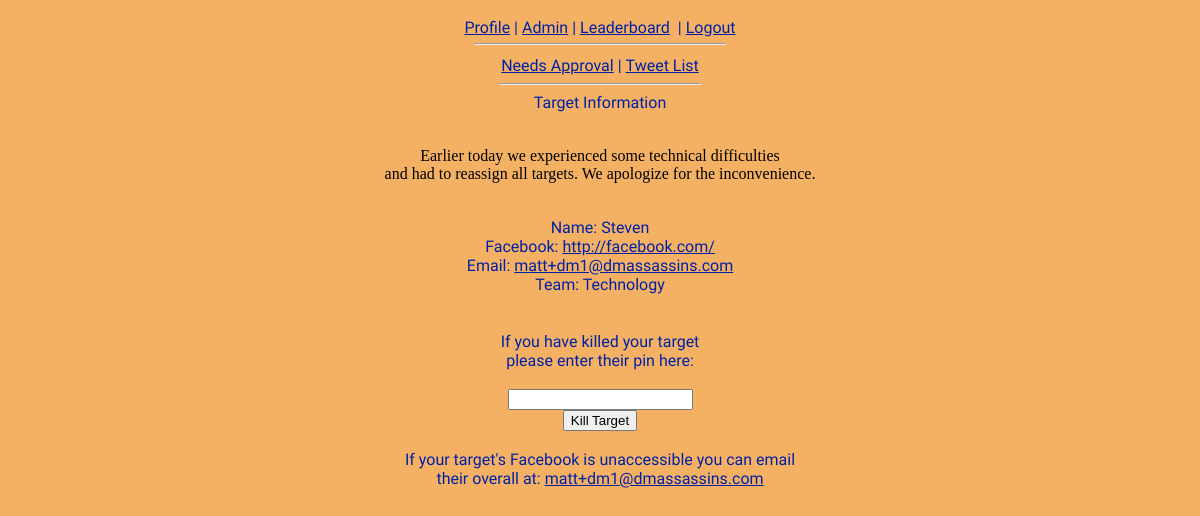
/testIndex.php (signed in), run on the app's committed database.
### tables this page shows
CREATE TABLE `users` (
  `pin` smallint(3) NOT NULL,
  `username` text,
  `password` text,
  `name` text,
  `email` text,
  `facebook` text,
  `team` smallint(2) DEFAULT NULL,
  `usertype` smallint(6) DEFAULT NULL,
  `killed` smallint(6) DEFAULT NULL,
  `alive` tinyint(1) DEFAULT NULL,
  `target` smallint(3) DEFAULT NULL,
  `targetted` tinyint(1) DEFAULT NULL,
  `time` timestamp NOT NULL DEFAULT CURRENT_TIMESTAMP ON UPDATE CURRENT_TIMESTAMP,
  PRIMARY KEY (`pin`)
);

### getTeam.php (called while the page is built, shortened)
<?php
function getTeam($teamNum)
{
	switch ($teamNum)
	{
		case	11	: $outputTeam = "Technology"; break;
	}
	return $outputTeam;
}
?>

### testIndex.php (the view, shortened to what this page needs)
<?php
include('getTeam.php');
include("dashboard.php");
?>
<html>
<head>
</head>
<body>
<?php
	$username = $_SESSION['username'];
	$table = "users";
	$result = mysql_query("SELECT * FROM $table where username ='$username'");
	$target = mysql_result($result,0, "target");
	if ($target)
	{
		echo("Target Information<br />
		<br />");
		echo("<p class='special'>Earlier today we experienced some technical difficulties<br /> and had to reassign all targets. We apologize for the inconvenience.</p><br />");
		$result = mysql_query("SELECT * FROM $table where pin = $target");
		$targetName = mysql_result($result,0,"name");
		$targetFacebook = mysql_result($result,0,"facebook");
		$targetEmail = mysql_result($result,0,"email");
		$team = mysql_result($result,0,"team");
		$outputTeam = getTeam($team);
		echo("Name: ".$targetName);
		echo('<br />Facebook: <a href="'.$targetFacebook.'">'.$targetFacebook.'</a>');
		echo('<br />Email: <a href="mailto:'.$targetEmail.'">'.$targetEmail.'</a>');
		echo('<br />Team: '.$outputTeam.'<br />');
		echo('<br />');
		echo('<br />
		If you have killed your target<br />
		please enter their pin here:
		<form action="killTarget.php" method="post">
		<br /><input type="text" name="targetPin" /><br />
		<input type="submit" value="Kill Target" /><br /><br />');
		$result = mysql_query("SELECT * FROM $table where team=$team AND usertype = 1");
		if (mysql_num_rows($result))
			$overallEmail = mysql_result($result,0,"email");
		else
			$overallEmail = "spookp@floridadm.org";
		echo("If your target's Facebook is unaccessible you can email<br /> their overall at: <a href='mailto:$overallEmail'>$overallEmail</a>");
	}
?>
<?php
echo('<br/>');
echo('<br/>');
?>
</div>
</body>
</html>

### styles.css (style rules this page uses)
body { background: #f4b164; background: -webkit-gradient(radial, center center, 0px, center center, 100%, color-stop(0%,#ea780e), color-stop(100%,#f4b164)); background: -moz-radial-gradient(center, ellipse cover, #ea780e 0%, #f4b164 100%); background: -ms-radial-gradient(center, ellipse cover, #ea780e 0%,#f4b164 100%); background: radial-gradient(center, ellipse cover, #ea780e 0%,#f4b164 100%); filter: progid:DXImageTransform.Microsoft.gradient( startColorstr='#ea780e', endColorstr='#f4b164',GradientType=1 ); background-position: 100% 100%; background-repeat: no-repeat; background-attachment: fixed; }
a { color: #0021A5; text-decoration: underline; font-family: 'Kameron', serif; }
p.special { color: black; font-family:'Times New Roman', Times, serif; }

### data on the page
users: name "Steven", facebook "http://facebook.com/", email "matt+dm1@dmassassins.com", team "Technology"
